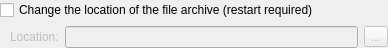
<?xml version="1.0" encoding="UTF-8"?>
<ui version="4.0">
 <class>FileArchiveOptionsClass</class>
 <widget class="QWidget" name="FileArchiveOptionsClass">
  <property name="geometry">
   <rect>
    <x>0</x>
    <y>0</y>
    <width>388</width>
    <height>43</height>
   </rect>
  </property>
  <layout class="QVBoxLayout" name="verticalLayout">
   <property name="margin">
    <number>0</number>
   </property>
   <item>
    <widget class="QCheckBox" name="chbLocation">
     <property name="text">
      <string>Change the location of the file archive (restart required)</string>
     </property>
    </widget>
   </item>
   <item>
    <widget class="QWidget" name="wdtLocation" native="true">
     <property name="enabled">
      <bool>false</bool>
     </property>
     <layout class="QHBoxLayout" name="horizontalLayout">
      <property name="leftMargin">
       <number>10</number>
      </property>
      <property name="topMargin">
       <number>0</number>
      </property>
      <property name="rightMargin">
       <number>0</number>
      </property>
      <property name="bottomMargin">
       <number>0</number>
      </property>
      <item>
       <widget class="QLabel" name="lblLocation">
        <property name="text">
         <string>Location:</string>
        </property>
        <property name="buddy">
         <cstring>lneLocation</cstring>
        </property>
       </widget>
      </item>
      <item>
       <widget class="QLineEdit" name="lneLocation">
        <property name="readOnly">
         <bool>true</bool>
        </property>
       </widget>
      </item>
      <item>
       <widget class="QToolButton" name="tlbLocation">
        <property name="text">
         <string notr="true">...</string>
        </property>
       </widget>
      </item>
     </layout>
    </widget>
   </item>
  </layout>
 </widget>
 <layoutdefault spacing="6" margin="11"/>
 <tabstops>
  <tabstop>chbLocation</tabstop>
  <tabstop>lneLocation</tabstop>
  <tabstop>tlbLocation</tabstop>
 </tabstops>
 <resources/>
 <connections>
  <connection>
   <sender>chbLocation</sender>
   <signal>toggled(bool)</signal>
   <receiver>wdtLocation</receiver>
   <slot>setEnabled(bool)</slot>
   <hints>
    <hint type="sourcelabel">
     <x>292</x>
     <y>19</y>
    </hint>
    <hint type="destinationlabel">
     <x>292</x>
     <y>49</y>
    </hint>
   </hints>
  </connection>
 </connections>
</ui>
